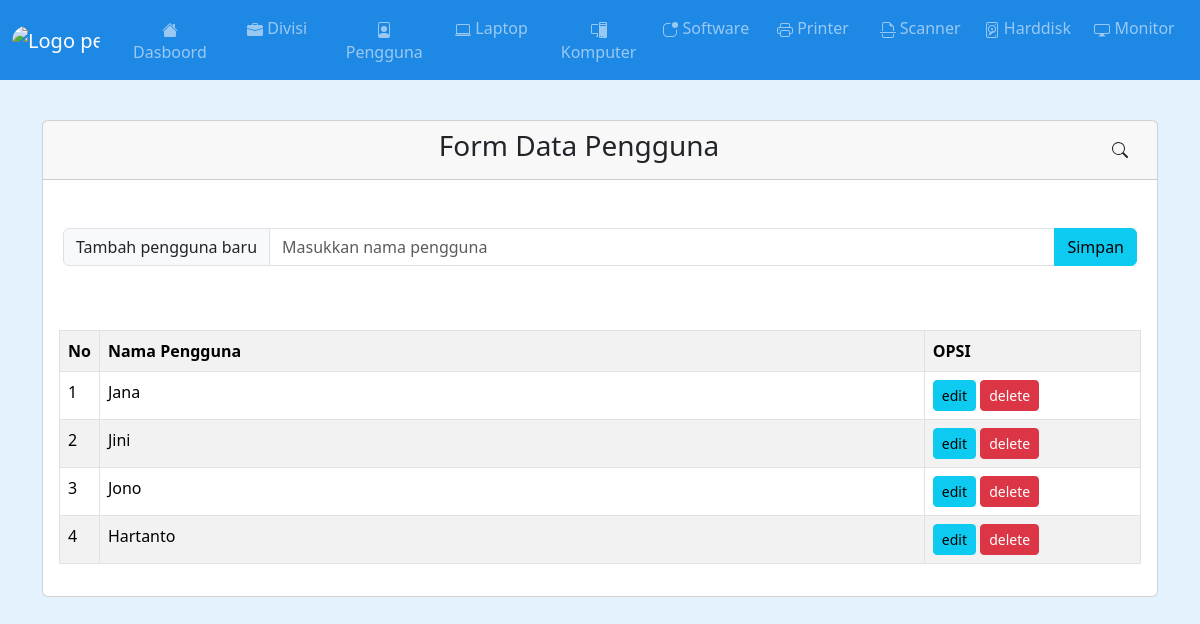
The page /pengguna.php on the database its author committed.
### tables this page shows
CREATE TABLE `data_pengguna` (
  `id` int(11) NOT NULL,
  `nama` varchar(100) NOT NULL
);

### pengguna.php (the view, shortened to what this page needs)
<?php include 'header.php';
include 'koneksi.php'; ?>
<br><br><br><br><br>
<div class="container">
		<div class="card">
			<div class="card-header text-center">
				<h3>Form Data Pengguna
				<button type="button" class="btn btn-white" data-bs-toggle="modal" data-bs-target="#myModal" title="Cari" style="float: right;">
				</button></h3>
			</div>
			<br><br>
			<form method="post" action="pengguna_aksi.php" style="margin: 0px 20px 0px 20px">
				<div class="input-group">
					<span class="input-group-text">Tambah pengguna baru</span>
					<input class="form-control" name="pengguna_baru" placeholder="Masukkan nama pengguna">
					<input type="submit" class="btn btn-info pull-right" value="Simpan" style="float: right;">
				</div>
			</form>
			<div class="card-body mt-5">
				<table class="table table-bordered table-striped">
					<tr>
						<th width="1%">No</th>
						<th>Nama Pengguna</th>
						<th width="20%">OPSI</th>
					</tr>
					<?php
					    if(isset($_POST['cari'])){
					        $cari = $_POST['cari'];
					        $data = mysqli_query($koneksi, "select * from data_pengguna where nama like '%".$cari."%'");
					    }
					    else{
					        $data = mysqli_query($koneksi, "select * from data_pengguna");
					    }
					    $no = 1;
					    while ($d=mysqli_fetch_array($data)) {
							?>
							<tr>
								<td><?php echo $no++; ?></td>
								<td><?php echo $d['nama']; ?></td>
								<td>
									<a href="pengguna_edit.php?id=<?php echo $d['id']; ?>" class="btn btn-sm btn-info">edit</a>
									<a href="pengguna_hapus.php?id=<?php echo $d['id']; ?>" class="btn btn-sm btn-danger" onclick="return confirm('Apakah Anda Yakin Ingin Menghapusnya ?');">delete</a>
								</td>
							</tr>
						<?php
					} ?>
				</table>
			</div>
		</div>
</div>

### rows shown on the page
data_pengguna: nama "Jana"
data_pengguna: nama "Jini"
data_pengguna: nama "Jono"
data_pengguna: nama "Hartanto"
